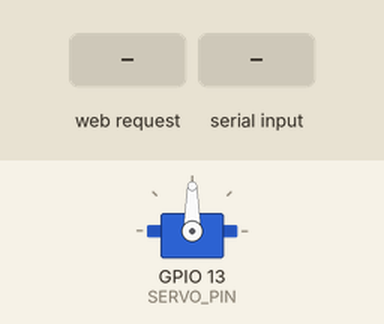
The sketch below on a simulated ESP32. Parts: servo. The inputs (shaded band) are chosen by the test bench. What the sketch prints to the serial monitor is not drawn.

Above: at 1.2 s.
1.3 s: HTTP request GET /speed?angle=120&on=120&v=120 received
At 1.75 s:
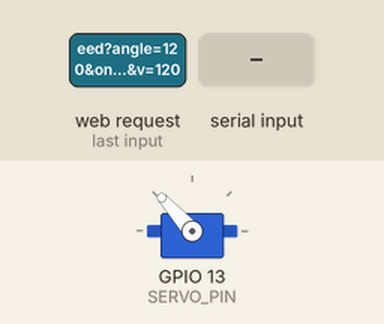
4.3 s: "1\n" received over Serial
At 4.45 s:
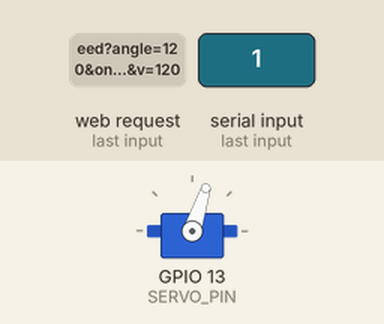
6.1 s: HTTP request GET /set?angle=s received
At 7.0 s:
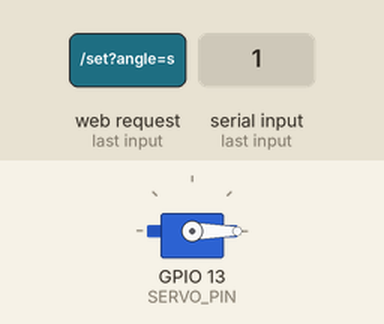
7.6 s: "s\n" received over Serial
10.6 s: HTTP request GET /sweep?on=1 received
13.6 s: HTTP request GET /sweep received
At 14.0 s:
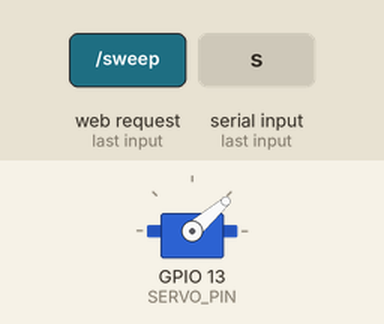
Timing chart, 0 to 16.1 s (numbered marks = the images above; inputs shaded):
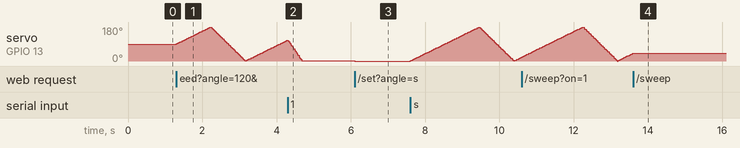

Measured:
- after the input at 6.1 s, servo on GPIO 13 (SERVO_PIN): 1° → 0° at once
- after the input at 13.6 s, servo on GPIO 13 (SERVO_PIN): stops changing and stays 41°

The sketch:

servo_web.ino
```cpp
// ============================================================
// PDI-1109MG × ESP32-WROOM 舵机网页控制台
// 接线（38脚DevKit左下角）：棕→GND(第14脚)  橙(信号)→GPIO13(第15脚)
//       红→VIN 5V(第19脚，外接电源时电源正→红、负→GND并共地)
//       第16~18脚是GPIO9/10/11(Flash)，不可接
//
// 使用：上电后 ESP32 开出 WiFi 热点 AeroShield-Servo（密码 aeroshield），
//       手机/电脑连上后浏览器打开 http://192.168.4.1
//       串口(115200)仍保留 0~180/s 命令
// ============================================================

#include <WiFi.h>
#include <WebServer.h>
#include <ESP32Servo.h>

const char *AP_SSID = "AeroShield-Servo";
const char *AP_PASS = "aeroshield";  // 想改热点名/密码改这里（密码至少8位）

const int SERVO_PIN = 13;   // 信号脚；34~39 是只读脚不能用
const int PULSE_MIN = 500;  // 0° 对应脉宽 µs
const int PULSE_MAX = 2500; // 180° 对应脉宽 µs
// 若舵机转不到头或到头后发抖，收窄此范围，如 600~2400

Servo myServo;
WebServer server(80);

// 运动状态（统一由 loop 里 10ms 一拍的平滑器驱动）
int targetAngle = 90;   // 目标角度（网页/串口写入）
int currentAngle = 90;  // 当前实际角度
bool sweepMode = true;  // 自动扫摆
int sweepSpeed = 30;    // 扫摆速度 °/s
const int MOVE_SPEED = 300; // 手动目标追踪速度上限 °/s（平滑、护齿轮）
int sweepDir = 1;
unsigned long lastTick = 0;

// ---------------- 网页（存 Flash 里，不占内存） ----------------
const char INDEX_HTML[] PROGMEM = R"rawliteral(<!DOCTYPE html>
<html lang="zh"><head><meta charset="utf-8">
<meta name="viewport" content="width=device-width,initial-scale=1,maximum-scale=1,user-scalable=no">
<title>AeroShield 舵机台</title>
<style>
:root{--bg:#0b1220;--card:#151e31;--ink:#e7edf7;--dim:#8fa0bd;--ac:#f5b942;--ac2:#53c8ff}
*{box-sizing:border-box;margin:0;-webkit-tap-highlight-color:transparent}
body{background:var(--bg);color:var(--ink);font-family:system-ui,-apple-system,"PingFang SC",sans-serif;
     display:flex;justify-content:center;min-height:100vh}
.wrap{width:100%;max-width:430px;padding:18px 16px 40px}
h1{font-size:17px;font-weight:600;letter-spacing:.5px;display:flex;align-items:center;gap:8px}
h1 .dot{width:9px;height:9px;border-radius:50%;background:#3ad07a;box-shadow:0 0 8px #3ad07a}
.card{background:var(--card);border:1px solid #26334d;border-radius:18px;padding:20px 18px;margin-top:14px}
.dial{position:relative;width:190px;height:190px;margin:6px auto 4px}
.dial .ring{position:absolute;inset:0;border-radius:50%;
  background:conic-gradient(from 270deg,var(--ac) 0 180deg,#223052 180deg 360deg);opacity:.28}
.dial .face{position:absolute;inset:14px;border-radius:50%;background:#101a2e;border:1px solid #2a3a5e;
  display:flex;align-items:center;justify-content:center;flex-direction:column}
.needle{position:absolute;left:50%;top:50%;width:4px;height:74px;background:linear-gradient(180deg,var(--ac),#fff3);
  border-radius:3px;transform-origin:50% 100%;transform:translate(-50%,-100%) rotate(0deg);
  transition:transform .12s linear}
.needle::after{content:"";position:absolute;left:50%;bottom:-6px;width:14px;height:14px;border-radius:50%;
  background:var(--ac);transform:translateX(-50%);box-shadow:0 0 12px var(--ac)}
.num{font-size:44px;font-weight:700;line-height:1}
.num small{font-size:16px;color:var(--dim);font-weight:500}
.deg{color:var(--dim);font-size:12px;margin-top:2px;letter-spacing:2px}
input[type=range]{width:100%;-webkit-appearance:none;height:30px;background:transparent;margin:2px 0 0}
input[type=range]::-webkit-slider-runnable-track{height:8px;border-radius:5px;
  background:linear-gradient(90deg,var(--ac) var(--fill,50%),#26334d var(--fill,50%))}
input[type=range]::-webkit-slider-thumb{-webkit-appearance:none;width:26px;height:26px;margin-top:-9px;
  border-radius:50%;background:#fff;border:5px solid var(--ac);box-shadow:0 2px 8px #0008}
.rowlab{display:flex;justify-content:space-between;color:var(--dim);font-size:13px;margin:14px 2px 2px}
.chips{display:grid;grid-template-columns:repeat(5,1fr);gap:8px;margin-top:14px}
button{font:inherit;color:var(--ink);background:#1f2b45;border:1px solid #31436b;border-radius:12px;
  padding:9px 0;font-size:15px;cursor:pointer}
button:active{transform:scale(.96)}
.chips button[data-a]{font-variant-numeric:tabular-nums}
.chips button.act{border-color:var(--ac);color:var(--ac)}
.sweep{display:flex;align-items:center;gap:10px;margin-top:14px}
#sweepBtn{flex:0 0 96px;border-radius:14px;padding:10px 0;font-weight:600}
#sweepBtn.on{background:var(--ac);border-color:var(--ac);color:#241a05}
.foot{color:var(--dim);font-size:12px;text-align:center;margin-top:18px;line-height:1.7}
</style></head><body><div class="wrap">
<h1><span class="dot"></span>AeroShield 舵机控制台</h1>
<div class="card">
  <div class="dial">
    <div class="ring"></div>
    <div class="face">
      <div class="needle" id="needle"></div>
      <div class="num"><span id="angle">90</span><small>°</small></div>
      <div class="deg">PDI-1109MG</div>
    </div>
  </div>
  <input type="range" id="slider" min="0" max="180" value="90">
  <div class="chips">
    <button data-a="0">0°</button><button data-a="45">45°</button>
    <button data-a="90" class="act">90°</button><button data-a="135">135°</button>
    <button data-a="180">180°</button>
  </div>
  <div class="rowlab"><span>扫摆速度</span><span id="spdv">30°/s</span></div>
  <input type="range" id="spd" min="5" max="150" value="30">
  <div class="sweep"><button id="sweepBtn" class="on">扫摆 开</button></div>
</div>
<div class="foot">连接热点 AeroShield-Servo 后访问本页<br>发烫/异响请立刻断电 · 共地铁律</div>
<script>
const $=i=>document.getElementById(i);
const slider=$('slider'),spd=$('spd');let drag=false,tm=null,stm=null,sweep=true;
function paint(s){const p=(s/180*100).toFixed(1)+'%';slider.style.setProperty('--fill',p)}
function paintSpd(){const p=((spd.value-5)/145*100).toFixed(1)+'%';spd.style.setProperty('--fill',p)}
function ui(a){$('angle').textContent=Math.round(a);
  $('needle').style.transform='translate(-50%,-100%) rotate('+(a-90)+'deg)';
  if(!drag)slider.value=Math.round(a);paint(slider.value)}
async function api(p){try{const r=await fetch(p);return await r.json()}catch(e){return null}}
slider.addEventListener('input',e=>{drag=true;ui(+e.target.value);
  clearTimeout(tm);tm=setTimeout(()=>api('/set?angle='+e.target.value),60)});
slider.addEventListener('change',()=>{drag=false});
document.querySelectorAll('.chips button').forEach(b=>b.onclick=()=>{
  document.querySelector('.chips .act')?.classList.remove('act');b.classList.add('act');
  ui(+b.dataset.a);api('/set?angle='+b.dataset.a)});
$('sweepBtn').onclick=async()=>{const s=await api('/sweep?on='+(sweep?0:1));if(s)sweep=s.sweep};
spd.addEventListener('input',()=>{$('spdv').textContent=spd.value+'°/s';paintSpd();
  clearTimeout(stm);stm=setTimeout(()=>api('/speed?v='+spd.value),150)});
setInterval(async()=>{const s=await api('/status');if(!s)return;
  ui(s.angle);if(s.sweep!==sweep){sweep=s.sweep;
    $('sweepBtn').classList.toggle('on',sweep);$('sweepBtn').textContent=sweep?'扫摆 开':'扫摆 关'}
  if(document.activeElement!==spd){spd.value=s.speed;$('spdv').textContent=s.speed+'°/s';paintSpd()}},500);
paint(90);paintSpd();
</script></div></body></html>)rawliteral";

// ---------------- HTTP 接口 ----------------
void sendJson(const String &s) {
  server.send(200, "application/json", s);
}

void setupRoutes() {
  server.on("/", HTTP_GET, []() {
    server.send_P(200, "text/html", INDEX_HTML);
  });
  server.on("/set", HTTP_GET, []() {
    if (server.hasArg("angle")) {
      int a = server.arg("angle").toInt();
      if (a >= 0 && a <= 180) {
        targetAngle = a;
        sweepMode = false;
        Serial.printf("[web] 目标角度 %d°\n", a);
      }
    }
    sendJson("{\"angle\":" + String(currentAngle) + ",\"sweep\":false}");
  });
  server.on("/sweep", HTTP_GET, []() {
    sweepMode = server.arg("on") == "1";
    Serial.println(sweepMode ? "[web] 扫摆开" : "[web] 扫摆关");
    sendJson("{\"sweep\":" + String(sweepMode ? "true" : "false") + "}");
  });
  server.on("/speed", HTTP_GET, []() {
    int v = server.arg("v").toInt();
    if (v >= 5 && v <= 150) sweepSpeed = v;
    sendJson("{\"speed\":" + String(sweepSpeed) + "}");
  });
  server.on("/status", HTTP_GET, []() {
    sendJson("{\"angle\":" + String(currentAngle) +
             ",\"sweep\":" + String(sweepMode ? "true" : "false") +
             ",\"speed\":" + String(sweepSpeed) + "}");
  });
  server.onNotFound([]() { server.send(404, "text/plain", "404"); });
}

// ---------------- 串口命令（保留） ----------------
void handleSerial() {
  if (!Serial.available()) return;
  String cmd = Serial.readStringUntil('\n');
  cmd.trim();
  if (cmd.equalsIgnoreCase("s")) {
    sweepMode = true;
    Serial.println("自动扫摆：开");
  } else {
    int angle = cmd.toInt();
    if (angle >= 0 && angle <= 180) {
      targetAngle = angle;
      sweepMode = false;
      Serial.printf("转到 %d°\n", angle);
    }
  }
}

void setup() {
  Serial.begin(115200);
  myServo.attach(SERVO_PIN, PULSE_MIN, PULSE_MAX);
  myServo.write(90);

  WiFi.softAP(AP_SSID, AP_PASS);
  setupRoutes();
  server.begin();
  Serial.printf("\nAP 已启动  SSID:%s  密码:%s\n", AP_SSID, AP_PASS);
  Serial.println("浏览器打开 http://192.168.4.1 控制舵机");
}

void loop() {
  server.handleClient();
  handleSerial();

  unsigned long now = millis();
  if (now - lastTick < 10) return;
  float dt = (now - lastTick) / 1000.0;
  lastTick = now;

  if (sweepMode) {
    targetAngle += sweepDir * sweepSpeed * dt;
    if (targetAngle >= 180) { targetAngle = 180; sweepDir = -1; }
    if (targetAngle <= 0)   { targetAngle = 0;   sweepDir = 1;  }
  }

  // 当前角向目标角平滑追踪（最多 MOVE_SPEED °/s），保护齿轮组
  float maxStep = MOVE_SPEED * dt;
  float diff = targetAngle - currentAngle;
  if (diff > maxStep)  diff = maxStep;
  if (diff < -maxStep) diff = -maxStep;
  currentAngle = (int)roundf(currentAngle + diff);
  myServo.write(currentAngle);
}
```
